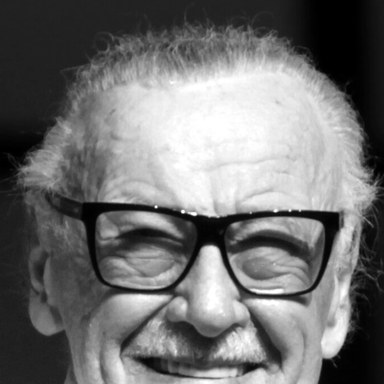
#> input picture assets/screensaver/stan-lee.jpg, 384 x 384 px
$ python -i photo.py   (imports and definitions only)
#> lines starting #> are read from the running program, lines starting #| are printed output that depends on the picture
"""Photo edits for MK Notes' image editor (Pillow): rotate, flip, crop,
resize, and a few Photo Booth style looks.

  thermal   a heat-camera palette: cold blues to hot yellows
  vignette, hue (shift), noir, retro (sepia), comic, neon, mirror, glow (dreamy)
  popart    four posterised copies in bright duotones, 2 x 2
  warps     fish-eye bulge (distort), pinch, twirl, stretch & squeeze,
            kaleidoscope: real optical distortions (a mesh transform)
  polaroid  a warm, faded vintage print (lifted blacks, grain in the
            shadows, a slightly soft plastic lens) on an instant-photo card:
            3:4, a square photo recessed in the card, a thick bottom edge;
            white, cream or noir card stock (FRAME_COLOURS)
  light_leak(img, kind)  layered film light: warm amber streak, 35mm red
            edge burn, prism flare, anamorphic streak (screen / add blends,
            with fine grain), or dust and scratches (LEAKS)

Every function takes a PIL image and returns a new one; nothing is written
to disk here.
"""
import math
import random

from PIL import Image, ImageChops, ImageEnhance, ImageFilter, ImageOps

try:                                  # (faster warps when OpenCV is there; Pillow otherwise)
    import cv2 as _cv2
    import numpy as _np
except ImportError:
    _cv2 = _np = None

FILTERS = {}


def look(name, label):
    def register(fn):
        fn.label = label
        FILTERS[name] = fn
        return fn
    return register


# [8 lines left out: function rgb, not called in this run]


def rotate(img, clockwise=True):
    return img.transpose(Image.Transpose.ROTATE_270 if clockwise else Image.Transpose.ROTATE_90)


def flip(img):
    return img.transpose(Image.Transpose.FLIP_LEFT_RIGHT)


# [50 lines left out: functions crop, resize, _palette, thermal, popart, not called in this run]


_MESHES = {}


# [109 lines left out: functions _warp, _radial, distort, pinch, twirl, squeeze and 1 more, not called in this run]


_CACHE = {}


# [11 lines left out: function _vignette_mask, not called in this run]


# Card stock: (paper, its grain) colours.
FRAME_COLOURS = {"white": ("Polaroid Classic 600", (244, 241, 233), (222, 217, 205)),
                 "aged": ("Aged paper", (226, 211, 178), (196, 176, 136)),
                 "noir": ("Matte noir", (30, 29, 32), (46, 44, 48)),
                 "cream": ("Pastel cream", (246, 236, 210), (226, 214, 184)),
                 "blush": ("Pastel blush", (246, 222, 222), (228, 198, 200)),
                 "mint": ("Pastel mint", (220, 240, 228), (196, 222, 206)),
                 "rainbow": ("Rainbow stripe", (244, 241, 233), (222, 217, 205))}
RAINBOW = ((230, 70, 60), (245, 150, 50), (245, 205, 60), (90, 180, 90), (60, 130, 210))


def _paper(w, h, seed=7, colour="white"):
    """Card stock with a little grain; cached per size and colour."""
    key = ("paper", w, h, seed, colour)
    if key not in _CACHE:
        _label, base, fleck = FRAME_COLOURS.get(colour, FRAME_COLOURS["white"])
        frame = Image.new("RGB", (w, h), base)
        rand = random.Random(seed)
        grain = Image.new("L", (w // 3 + 1, h // 3 + 1))
        grain.putdata([rand.randint(0, 255) for _ in range(grain.width * grain.height)])
        grain = grain.resize((w, h)).filter(ImageFilter.GaussianBlur(0.6))
        _CACHE[key] = Image.composite(Image.new("RGB", (w, h), fleck), frame, grain.point(lambda v: v // 6))
    return _CACHE[key]


# [4 lines left out: function square, not called in this run]


def fit(photo, aspect, offset=(0.5, 0.5)):
    """The largest ASPECT (width / height) part of PHOTO, placed by OFFSET."""
    w, h = photo.size
    cw, ch = (w, round(w / aspect)) if w / h < aspect else (round(h * aspect), h)
    x = round((w - cw) * min(1.0, max(0.0, offset[0])))
    y = round((h - ch) * min(1.0, max(0.0, offset[1])))
    return photo.crop((x, y, x + cw, y + ch))


# The frame's shape: (label, aspect). None is each frame's own (the Polaroid's square, the film strip's 3:2...).
RATIOS = {"classic": ("Classic (the frame's own)", None), "auto": ("Auto (follow the camera)", "auto"),
          "wide": ("16:9 Wide", 16 / 9), "standard": ("4:3 Standard", 4 / 3), "square": ("Square", 1.0)}


# [17 lines left out: functions auto_ratio, metal, not called in this run]


def shape(photo, aspect, offset=(0.5, 0.5), contain=False):
    """PHOTO as an ASPECT (width / height) picture. Crop (the default): the
    largest part of it, placed by OFFSET (fit). Contain: all of it, set on
    dark metal bars (top and bottom, or the sides) so nobody is cut out."""
    if not contain:
        return fit(photo, aspect, offset)
    w, h = photo.size
    cw, ch = (w, round(w / aspect)) if w / h > aspect else (round(h * aspect), h)
    if (cw, ch) == (w, h):
        return photo
    out = metal(cw, ch).copy()
    out.paste(photo.convert("RGB"), (round((cw - w) * min(1.0, max(0.0, offset[0]))),
                                      round((ch - h) * min(1.0, max(0.0, offset[1])))))
    return out


# [27 lines left out: functions watermark, plain, not called in this run]


def _recess(w, h):
    """An L mask darkest along the cutout's top and left edges: the photo sits
    a little below the card, so the card's edge casts a shadow on it."""
    key = ("recess", w, h)
    if key not in _CACHE:
        depth = max(2, round(w * 0.022))
        small = Image.new("L", (w // 4 + 1, h // 4 + 1), 0)
        d = max(1, depth // 4)
        for i in range(d):
            v = round(150 * (1 - i / d) ** 2)
            for x in range(small.width):
                small.putpixel((x, i), max(small.getpixel((x, i)), v))
            for y in range(small.height):
                small.putpixel((i, y), max(small.getpixel((i, y)), v))
        _CACHE[key] = small.resize((w, h), Image.Resampling.BILINEAR).filter(ImageFilter.GaussianBlur(depth / 3))
    return _CACHE[key]


def polaroid_frame(photo, colour="white", offset=(0.5, 0.5), ratio=None, contain=False):
    """The instant-photo card, 3:4 with the classic square photo: the photo
    set into the card (a soft shadow inside the cutout, a light edge on the
    card), with a thick bottom edge for a caption. With a RATIO the card
    widens to hold it (borders still sized by the shorter side). Returns
    (card, (x, y, w, h) of the photo, (x, y, w, h) of the caption area)."""
    photo = shape(photo, ratio or 1.0, offset, contain)
    pw, ph = photo.size
    s = min(pw, ph)
    side = top = round(s * 0.06)
    card_w = pw + 2 * side
    bottom = round(card_w * 4 / 3) - top - ph if pw == ph else round(s * 0.4333)
    card_h = top + ph + bottom
    card = _paper(card_w, card_h, colour=colour).copy()
    shaded = Image.composite(Image.new("RGB", photo.size, (0, 0, 0)), photo, _recess(pw, ph))
    card.paste(shaded, (side, top))
    # the cut edge of the card catches the light along the bottom and right
    edge = (255, 255, 255) if colour != "noir" else (90, 88, 94)
    lip = max(1, round(s * 0.003))
    card.paste(Image.new("RGB", (pw + lip, lip), edge), (side, top + ph))
    card.paste(Image.new("RGB", (lip, ph), edge), (side + pw, top))
    if colour == "aged":  # weathered: darker, tea-stained edges and a few spots
        mask = _vignette_mask(card_w, card_h, 0.3, 0.75)
        card = Image.composite(Image.new("RGB", card.size, (150, 118, 72)), card, mask)
        card.paste(shaded, (side, top))  # the stains stay on the card, not the photo
        from PIL import ImageDraw
        rand = random.Random(card_w)
        d = ImageDraw.Draw(card, "RGBA")
        for _ in range(14):
            x, y, r = rand.uniform(0, card_w), rand.uniform(top + ph, card_h), rand.uniform(2, card_w * 0.02)
            d.ellipse((x - r, y - r, x + r, y + r), fill=(120, 90, 50, rand.randint(20, 60)))
    elif colour == "rainbow":  # the 70s/80s instant-film stripe along the bottom
        band = max(2, round(bottom * 0.05))
        y0 = card_h - round(bottom * 0.34)
        for i, rgb in enumerate(RAINBOW):
            card.paste(Image.new("RGB", (card_w - 2 * side, band), rgb), (side, y0 + i * band))
    return card, (side, top, pw, ph), (side, top + ph, pw, bottom - (round(bottom * 0.3) if colour == "rainbow" else 0))


# Frames beyond the instant-photo card: (label, function)
FRAME_STYLES_EXTRA = {"instax": "Polaroid Wide / Instax Wide", "film": "35mm film strip",
                      "matte": "Studio matte", "dual": "Dual border", "postcard": "Postcard stamp"}


# [158 lines left out: functions frame, dual_frame, film_frame, instax_wide_frame, matte_frame, postcard_frame and 2 more, not called in this run]


@look("polaroid", "Polaroid")
def polaroid(img):
    return polaroid_frame(polaroid_photo(img))[0]


# ---------------------------------------------------------------- light leaks

LEAKS = {"amber": "Warm amber streak", "redburn": "35mm red edge burn", "prism": "Prism flare",
         "anamorphic": "Anamorphic streak", "dust": "Dust & scratches"}
LEAK_RES = (192, 128)       # light is built small (it's all soft) and scaled up


# [260 lines left out: functions _light, _dust, light_leak, flash, instant, film and 14 more, not called in this run]


def apply(img, name):
    return FILTERS[name](img) if name in FILTERS else img

>>> from PIL import Image
>>> picture = Image.open('../../assets/screensaver/stan-lee.jpg')
#> picture is the input picture: PIL image 384x384 L; min 0, max 255, mean 113.1
>>> result = polaroid_frame(picture)
#> in _paper, `frame = Image.new("RGB", (w, h), base)`:
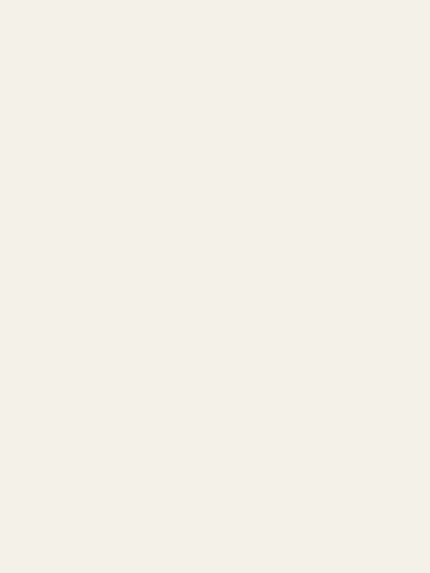
#> frame: PIL image 430x573 RGB; mean R, G, B 244, 241, 233
#> in _paper, `grain = Image.new("L", (w // 3 + 1, h // 3 + 1))`: grain: PIL image 144x192 L; every value is 0
#> in _paper, `grain.putdata([rand.randint(0, 255) for _ in range(grain.width * grain..`:
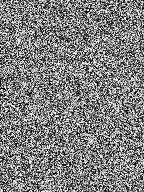
#> grain: PIL image 144x192 L; min 0, max 255, mean 127.6
#> in _paper, `grain = grain.resize((w, h)).filter(ImageFilter.GaussianBlur(0.6))`:
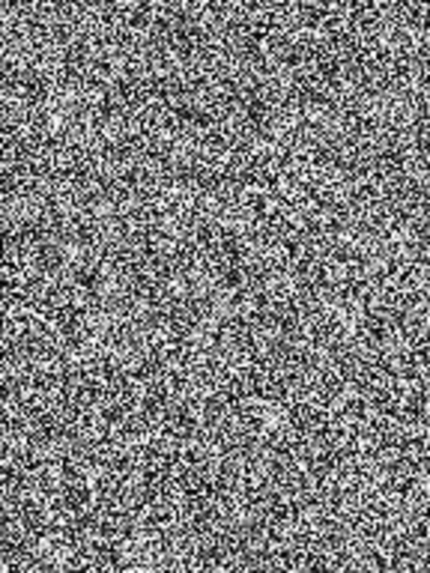
#> grain: PIL image 430x573 L; min 0, max 255, mean 127.6
#> in _recess, `small = Image.new("L", (w // 4 + 1, h // 4 + 1), 0)`: small: PIL image 97x97 L; every value is 0
#> after the loop in _recess, `for i in range(d):`:
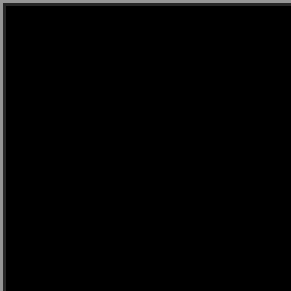
#> small: PIL image 97x97 L (shown 3 times larger); min 0, max 150, mean 3.8
#> in _recess, `return _CACHE[key]`:
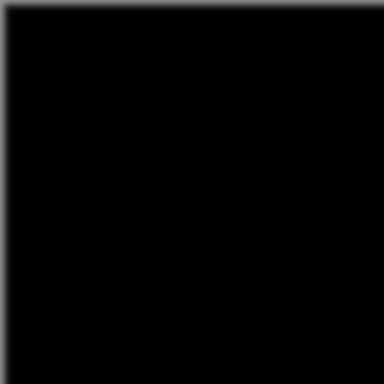
#> returned value: PIL image 384x384 L; min 0, max 147, mean 3.9
#> in polaroid_frame, `card.paste(shaded, (side, top))`:
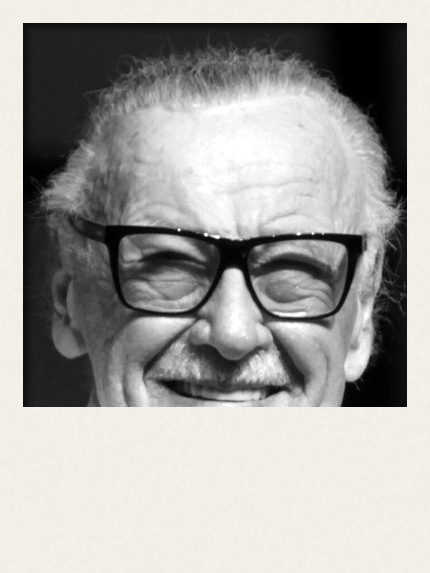
#> card: PIL image 430x573 RGB; mean R, G, B 164.7, 163.4, 160.1
